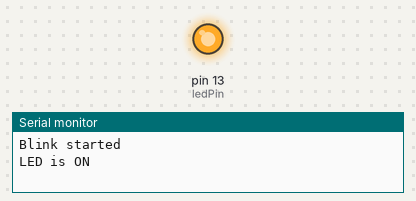
Bench run of a sketch on a simulated Arduino Uno, built with avr-gcc and run on an emulated ATmega328P. Parts: output pins drawn as LEDs (lit = HIGH), the last lines printed to the serial monitor.

Above: at 1.5 s.
At 6.7 s:
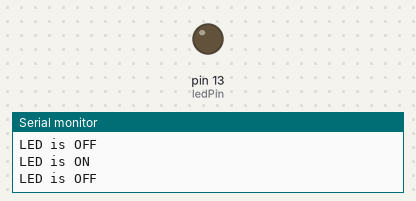
Timing chart, 0 to 8.1 s (numbered marks = the images above):
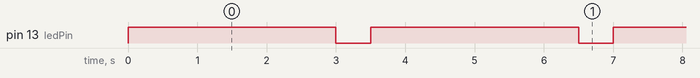

Measured:
- by itself, pin 13 (ledPin): alternates HIGH for 3.0 s and LOW for 0.50 s

The sketch:

Assignment1task2_DanielAseye.ino
```cpp
int ledPin = 13;
int onTime = 3000;
int offTime = 500;
void setup() {
 pinMode(ledPin, OUTPUT);
 Serial.begin(9600);
 Serial.println("Blink started");
}
void loop() {
 digitalWrite(ledPin, HIGH);
 Serial.println("LED is ON");
 delay(onTime);

 digitalWrite(ledPin, LOW);
 Serial.println("LED is OFF");
 delay(offTime);

}
```
